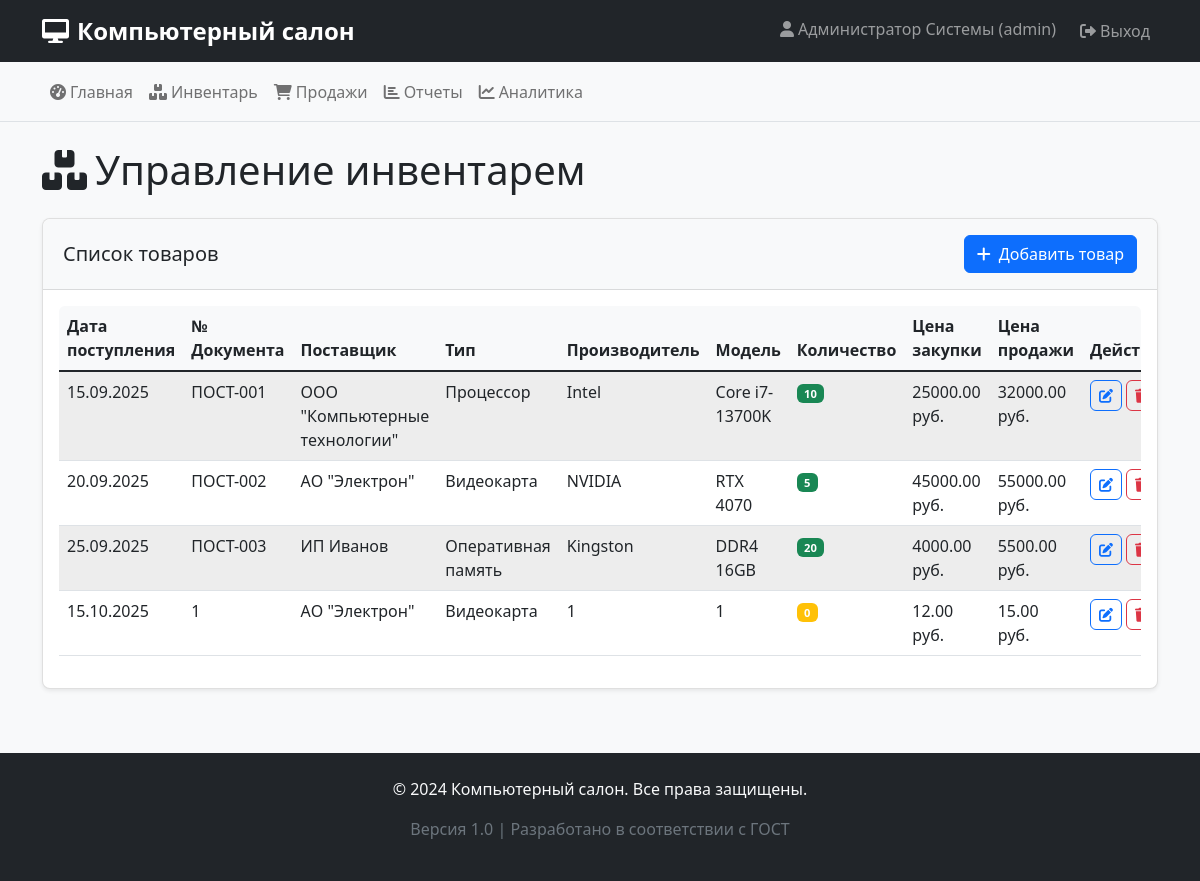
The page /inventory (signed in) on the database its author committed.
### auth.py (models this page shows, shortened)
class User(UserMixin, db.Model):
    __tablename__ = 'users'
    id = db.Column(db.Integer, primary_key=True)
    username = db.Column(db.String(50), unique=True, nullable=False)
    password = db.Column(db.String(100), nullable=False)
    role = db.Column(db.String(20), nullable=False)
    full_name = db.Column(db.String(100), nullable=False)
    def has_permission(self, permission):
        permissions = {
            'admin': ['view', 'add', 'edit', 'delete', 'reports', 'analytics', 'users'],
            'warehouse': ['view', 'add', 'edit'],
            'manager': ['view', 'reports', 'analytics']
        }
        return permission in permissions.get(self.role, [])

### models/inventory.py (models this page shows, shortened)
class InventoryItem(db.Model):
    __tablename__ = 'inventory'
    id = db.Column(db.Integer, primary_key=True)
    receipt_date = db.Column(db.Date, nullable=False)
    document_number = db.Column(db.String(50), nullable=False, unique=True)
    supplier_id = db.Column(db.Integer, db.ForeignKey('suppliers.id'))
    component_type = db.Column(db.String(50), nullable=False)
    model = db.Column(db.String(100), nullable=False)
    manufacturer = db.Column(db.String(100), nullable=False)
    quantity = db.Column(db.Integer, nullable=False)  # Убедимся, что это Integer
    purchase_price = db.Column(db.Float, nullable=False)
    selling_price = db.Column(db.Float, nullable=False)
    created_at = db.Column(db.DateTime, default=datetime.utcnow)
    updated_at = db.Column(db.DateTime, default=datetime.utcnow, onupdate=datetime.utcnow)
    supplier = db.relationship('Supplier', backref='inventory_items')

class Supplier(db.Model):
    __tablename__ = 'suppliers'
    id = db.Column(db.Integer, primary_key=True)
    name = db.Column(db.String(100), nullable=False)
    contact_info = db.Column(db.Text)
    created_at = db.Column(db.DateTime, default=datetime.utcnow)

### app.py (the view)
@app.route('/inventory')
@login_required
def inventory_page():
    if not current_user.has_permission('view'):
        flash('Недостаточно прав для просмотра инвентаря', 'error')
        return redirect(url_for('dashboard'))
    items = InventoryItem.query.all()
    suppliers = Supplier.query.all()
    return render_template('inventory.html', items=items, suppliers=suppliers)

### app.py (called while the page is built)
@login_manager.user_loader
def load_user(user_id):
    return User.query.get(int(user_id))

### templates/inventory.html (shortened to what this page needs)
{% extends "base.html" %}
{% block content %}
<div class="row">
    <div class="col-12">
        <h1 class="mb-4"><i class="fas fa-boxes me-2"></i>Управление инвентарем</h1>
    </div>
</div>
<div class="row mb-4">
    <div class="col-12">
        <div class="card">
            <div class="card-header d-flex justify-content-between align-items-center">
                <h5 class="mb-0">Список товаров</h5>
                {% if current_user.has_permission('add') %}
                <button class="btn btn-primary" data-bs-toggle="modal" data-bs-target="#addItemModal">
                    <i class="fas fa-plus me-2"></i>Добавить товар
                </button>
                {% endif %}
            </div>
            <div class="card-body">
                <div class="table-responsive">
                    <table class="table table-striped" id="inventoryTable">
                        <thead>
                            <tr>
                                <th>Дата поступления</th>
                                <th>№ Документа</th>
                                <th>Поставщик</th>
                                <th>Тип</th>
                                <th>Производитель</th>
                                <th>Модель</th>
                                <th>Количество</th>
                                <th>Цена закупки</th>
                                <th>Цена продажи</th>
                                <th>Действия</th>
                            </tr>
                        </thead>
                        <tbody>
                            {% for item in items %}
                            <tr>
                                <td>{{ item.receipt_date.strftime('%d.%m.%Y') }}</td>
                                <td>{{ item.document_number }}</td>
                                <td>{{ item.supplier.name }}</td>
                                <td>{{ item.component_type }}</td>
                                <td>{{ item.manufacturer }}</td>
                                <td>{{ item.model }}</td>
                                <td>
                                    <span class="badge {% if item.quantity < 5 %}bg-warning{% else %}bg-success{% endif %}">
                                        {{ item.quantity }}
                                    </span>
                                </td>
                                <td>{{ "%.2f"|format(item.purchase_price) }} руб.</td>
                                <td>{{ "%.2f"|format(item.selling_price) }} руб.</td>
                                <td>
                                    {% if current_user.has_permission('edit') %}
                                    <button class="btn btn-sm btn-outline-primary edit-item"
                                            data-item-id="{{ item.id }}"
                                            data-bs-toggle="tooltip" title="Редактировать">
                                        <i class="fas fa-edit"></i>
                                    </button>
                                    {% endif %}
                                    {% if current_user.has_permission('delete') %}
                                    <button class="btn btn-sm btn-outline-danger delete-item"
                                            data-item-id="{{ item.id }}"
                                            data-bs-toggle="tooltip" title="Удалить">
                                        <i class="fas fa-trash"></i>
                                    </button>
                                    {% endif %}
                                </td>
                            </tr>
                            {% endfor %}
                        </tbody>
                    </table>
                </div>
            </div>
        </div>
    </div>
</div>
{% endblock %}

### templates/base.html (shortened to what this page needs)
<!DOCTYPE html>
<html lang="ru">
<head>
    <link href="https://cdn.jsdelivr.net/npm/bootstrap@5.1.3/dist/css/bootstrap.min.css" rel="stylesheet">
    <link href="https://cdnjs.cloudflare.com/ajax/libs/font-awesome/6.0.0/css/all.min.css" rel="stylesheet">
    <link href="{{ url_for('static', filename='css/style.css') }}" rel="stylesheet">
</head>
<body>
    <nav class="navbar navbar-expand-lg navbar-dark bg-dark">
        <div class="container">
            <a class="navbar-brand" href="{{ url_for('dashboard') }}">
                <i class="fas fa-desktop me-2"></i>Компьютерный салон
            </a>
            <div class="navbar-nav ms-auto">
                {% if current_user.is_authenticated %}
                <span class="navbar-text me-3">
                    <i class="fas fa-user me-1"></i>{{ current_user.full_name }} ({{ current_user.role }})
                </span>
                <a class="nav-link" href="{{ url_for('logout') }}">
                    <i class="fas fa-sign-out-alt me-1"></i>Выход
                </a>
                {% endif %}
            </div>
        </div>
    </nav>
    {% if current_user.is_authenticated %}
    <nav class="navbar navbar-expand-lg navbar-light bg-light border-bottom">
        <div class="container">
            <div class="navbar-nav">
                <a class="nav-link" href="{{ url_for('dashboard') }}">
                    <i class="fas fa-tachometer-alt me-1"></i>Главная
                </a>
                {% if current_user.has_permission('view') %}
                <a class="nav-link" href="{{ url_for('inventory_page') }}">
                    <i class="fas fa-boxes me-1"></i>Инвентарь
                </a>
                <a class="nav-link" href="{{ url_for('sales_page') }}">
                    <i class="fas fa-shopping-cart me-1"></i>Продажи
                </a>
                {% endif %}
                {% if current_user.has_permission('reports') %}
                <a class="nav-link" href="{{ url_for('reports_page') }}">
                    <i class="fas fa-chart-bar me-1"></i>Отчеты
                </a>
                {% endif %}
                {% if current_user.has_permission('analytics') %}
                <a class="nav-link" href="{{ url_for('analytics_page') }}">
                    <i class="fas fa-chart-line me-1"></i>Аналитика
                </a>
                {% endif %}
            </div>
        </div>
    </nav>
    {% endif %}
    <div class="container mt-4">
        {% block content %}{% endblock %}
    </div>
    <footer class="bg-dark text-light py-4 mt-5">
        <div class="container text-center">
            <p>&copy; 2024 Компьютерный салон. Все права защищены.</p>
            <p class="text-muted">Версия 1.0 | Разработано в соответствии с ГОСТ</p>
        </div>
    </footer>
</body>
</html>

### static/css/style.css (style rules this page uses)
body { background-color: #f8f9fa; font-family: 'Segoe UI', Tahoma, Geneva, Verdana, sans-serif; }
.navbar-brand { font-weight: bold; font-size: 1.5rem; }
.card { box-shadow: 0 0.125rem 0.25rem rgba(0, 0, 0, 0.075); border: 1px solid rgba(0, 0, 0, 0.125); margin-bottom: 1rem; border-radius: 0.5rem; }
.card-header { background-color: #f8f9fa; border-bottom: 1px solid rgba(0, 0, 0, 0.125); padding: 1rem 1.25rem; border-radius: 0.5rem 0.5rem 0 0 !important; }
.table th { border-top: none; font-weight: 600; background-color: #f8f9fa; }
.btn { border-radius: 0.375rem; font-weight: 500; }
.badge { font-size: 0.75em; border-radius: 0.375rem; }
.table-responsive { border-radius: 0.375rem; }
.table-striped tbody tr:nth-of-type(odd) { background-color: rgba(0, 0, 0, 0.02); }
.navbar-nav .nav-link { padding: 0.5rem 1rem; border-radius: 0.375rem; margin: 0.1rem 0; transition: background-color 0.2s ease; }
.badge { font-size: 0.7em; padding: 0.35em 0.65em; }

### rows shown on the page
User: full_name "Администратор Системы", role "admin"
InventoryItem: receipt_date "15.09.2025", document_number "ПОСТ-001", supplier.name "ООО \"Компьютерные технологии\"", component_type "Процессор", manufacturer "Intel", model "Core i7-13700K", quantity "10", purchase_price "25000.00", selling_price "32000.00"
InventoryItem: receipt_date "20.09.2025", document_number "ПОСТ-002", supplier.name "АО \"Электрон\"", component_type "Видеокарта", manufacturer "NVIDIA", model "RTX 4070", quantity "5", purchase_price "45000.00", selling_price "55000.00"
InventoryItem: receipt_date "25.09.2025", document_number "ПОСТ-003", supplier.name "ИП Иванов", component_type "Оперативная память", manufacturer "Kingston", model "DDR4 16GB", quantity "20", purchase_price "4000.00", selling_price "5500.00"
InventoryItem: receipt_date "15.10.2025", document_number "1", supplier.name "АО \"Электрон\"", component_type "Видеокарта", manufacturer "1", model "1", quantity "0", purchase_price "12.00", selling_price "15.00"
